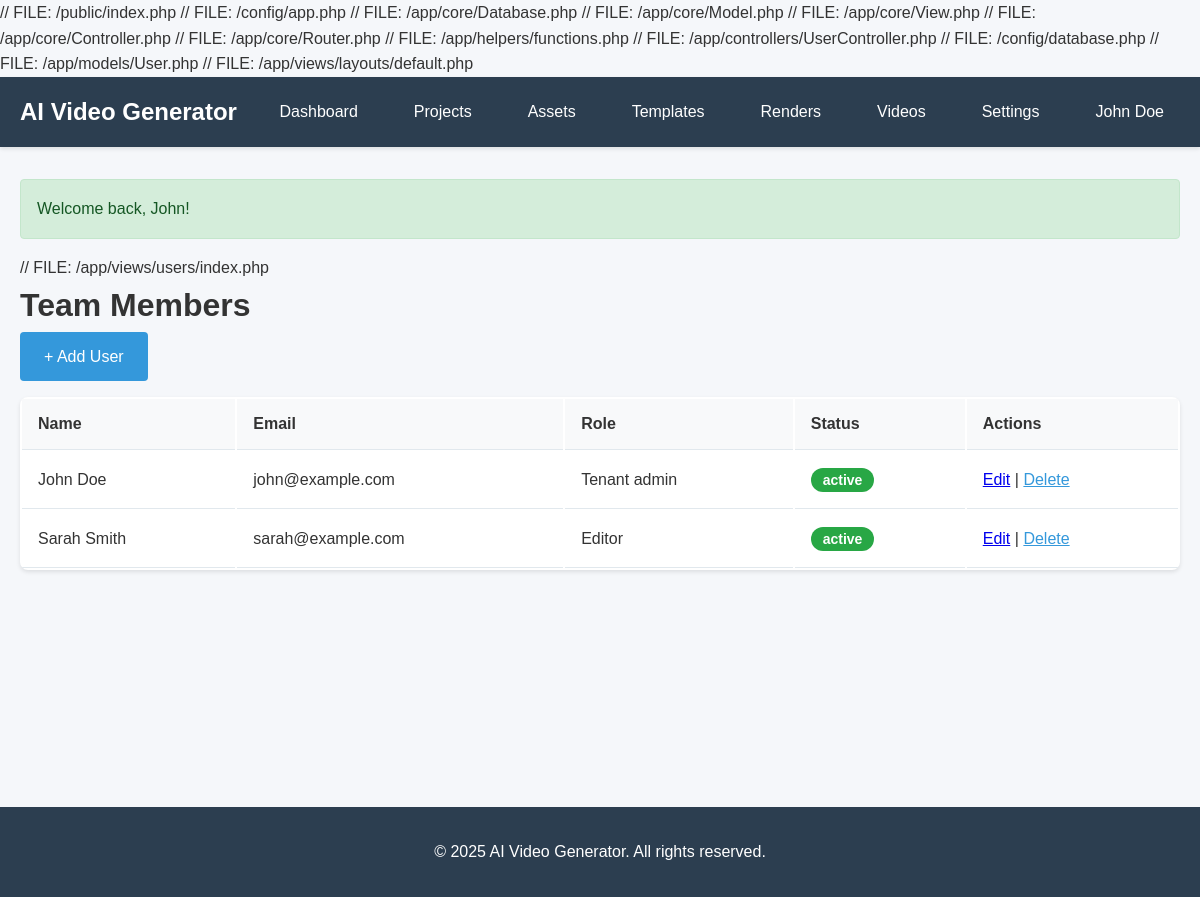
Page /users (signed in) on the committed database.
### tables this page shows
CREATE TABLE `users` (
  `id` INT UNSIGNED NOT NULL AUTO_INCREMENT,
  `tenant_id` INT UNSIGNED NOT NULL,
  `email` VARCHAR(255) NOT NULL,
  `password` VARCHAR(255) NOT NULL,
  `first_name` VARCHAR(100) NOT NULL,
  `last_name` VARCHAR(100) NOT NULL,
  `role` ENUM('platform_admin', 'tenant_admin', 'editor', 'viewer') DEFAULT 'editor',
  `status` ENUM('active', 'inactive') DEFAULT 'active',
  `last_login_at` TIMESTAMP NULL DEFAULT NULL,
  `created_at` TIMESTAMP DEFAULT CURRENT_TIMESTAMP,
  `updated_at` TIMESTAMP DEFAULT CURRENT_TIMESTAMP ON UPDATE CURRENT_TIMESTAMP,
  PRIMARY KEY (`id`),
  UNIQUE KEY `email` (`email`),
  KEY `tenant_id` (`tenant_id`),
  KEY `role` (`role`),
  CONSTRAINT `fk_users_tenant` FOREIGN KEY (`tenant_id`) REFERENCES `tenants` (`id`) ON DELETE CASCADE
);

### public/index.php (called while the page is built, shortened)
<?php
$config = require __DIR__ . '/../config/app.php';
require_once __DIR__ . '/../app/core/Database.php';
require_once __DIR__ . '/../app/core/Model.php';
require_once __DIR__ . '/../app/core/View.php';
require_once __DIR__ . '/../app/core/Controller.php';
require_once __DIR__ . '/../app/core/Router.php';
require_once __DIR__ . '/../app/helpers/functions.php';
$router = new Router();
$router->get('/', 'HomeController', 'index');
$router->get('/login', 'AuthController', 'login');
$router->post('/login', 'AuthController', 'loginPost');
$router->get('/register', 'AuthController', 'register');
$router->post('/register', 'AuthController', 'registerPost');
$router->get('/logout', 'AuthController', 'logout');
$router->get('/dashboard', 'DashboardController', 'index');
$router->get('/projects', 'ProjectController', 'index');
$router->get('/projects/create', 'ProjectController', 'create');
$router->post('/projects/create', 'ProjectController', 'store');
$router->get('/projects/:id', 'ProjectController', 'show');
$router->get('/projects/:id/edit', 'ProjectController', 'edit');
$router->post('/projects/:id/edit', 'ProjectController', 'update');
$router->post('/projects/:id/delete', 'ProjectController', 'delete');
$router->get('/projects/:id/scenes', 'SceneController', 'index');
$router->get('/projects/:id/scenes/create', 'SceneController', 'create');
$router->post('/projects/:id/scenes/create', 'SceneController', 'store');
$router->get('/scenes/:id/edit', 'SceneController', 'edit');
$router->post('/scenes/:id/edit', 'SceneController', 'update');
$router->post('/scenes/:id/delete', 'SceneController', 'delete');
$router->get('/assets', 'AssetController', 'index');
$router->get('/assets/upload', 'AssetController', 'upload');
$router->post('/assets/upload', 'AssetController', 'store');
$router->get('/assets/:id', 'AssetController', 'show');
$router->post('/assets/:id/delete', 'AssetController', 'delete');
$router->get('/templates', 'TemplateController', 'index');
$router->get('/templates/create', 'TemplateController', 'create');
$router->post('/templates/create', 'TemplateController', 'store');
$router->get('/templates/:id', 'TemplateController', 'show');
$router->post('/templates/:id/delete', 'TemplateController', 'delete');
$router->get('/renders', 'RenderController', 'index');
$router->get('/renders/create', 'RenderController', 'create');
$router->post('/renders/create', 'RenderController', 'store');
$router->get('/renders/:id', 'RenderController', 'show');
$router->post('/renders/:id/retry', 'RenderController', 'retry');
$router->get('/videos', 'VideoController', 'index');
$router->get('/videos/:id', 'VideoController', 'show');
$router->get('/videos/:id/download', 'VideoController', 'download');
$router->post('/videos/:id/duplicate', 'VideoController', 'duplicate');
$router->get('/tenant/settings', 'TenantController', 'settings');
$router->post('/tenant/settings', 'TenantController', 'updateSettings');
$router->get('/tenant/brand', 'TenantController', 'brand');
$router->post('/tenant/brand', 'TenantController', 'updateBrand');
$router->get('/users', 'UserController', 'index');
$router->get('/users/create', 'UserController', 'create');
$router->post('/users/create', 'UserController', 'store');
$router->get('/users/:id/edit', 'UserController', 'edit');
$router->post('/users/:id/edit', 'UserController', 'update');
$router->post('/users/:id/delete', 'UserController', 'delete');
$router->get('/subscription', 'SubscriptionController', 'index');
$router->get('/subscription/plans', 'SubscriptionController', 'plans');
$router->post('/subscription/subscribe', 'SubscriptionController', 'subscribe');
$router->get('/subscription/invoices', 'SubscriptionController', 'invoices');
$router->get('/subscription/usage', 'SubscriptionController', 'usage');
$router->get('/admin', 'AdminController', 'index');
$router->get('/admin/tenants', 'AdminController', 'tenants');
$router->get('/admin/plans', 'AdminController', 'plans');
$router->get('/admin/plans/create', 'AdminController', 'createPlan');
$router->post('/admin/plans/create', 'AdminController', 'storePlan');
$router->get('/api-keys', 'ApiKeyController', 'index');
$router->post('/api-keys/generate', 'ApiKeyController', 'generate');
$router->post('/api-keys/:id/revoke', 'ApiKeyController', 'revoke');
$router->post('/api/v1/render', 'ApiController', 'createRenderJob');
$router->get('/api/v1/render/:id', 'ApiController', 'getRenderJob');
$router->get('/analytics', 'AnalyticsController', 'index');
$router->get('/analytics/reports', 'AnalyticsController', 'reports');
$router->dispatch();

### app/views/users/index.php (the view, shortened to what this page needs)
// FILE: /app/views/users/index.php
<h1>Team Members</h1>
<a href="/users/create" class="btn btn-primary">+ Add User</a>
<table class="table">
    <tr><th>Name</th><th>Email</th><th>Role</th><th>Status</th><th>Actions</th></tr>
    <?php foreach ($users as $u): ?>
        <tr>
            <td><?php echo $this->escape($u['first_name'] . ' ' . $u['last_name']); ?></td>
            <td><?php echo $this->escape($u['email']); ?></td>
            <td><?php echo str_replace('_', ' ', ucwords($u['role'])); ?></td>
            <td><span class="badge badge-<?php echo $u['status']; ?>"><?php echo $u['status']; ?></span></td>
            <td>
                <a href="/users/<?php echo $u['id']; ?>/edit">Edit</a> |
                <form method="POST" action="/users/<?php echo $u['id']; ?>/delete" style="display:inline;">
                    <button type="submit" class="link-button">Delete</button>
                </form>
            </td>
        </tr>
    <?php endforeach; ?>
</table>

### public/css/style.css (style rules this page uses)
* { margin: 0; padding: 0; box-sizing: border-box; }
body { font-family: 'Arial', sans-serif; font-size: 16px; line-height: 1.6; color: #333; background: #f5f7fa; }
.btn { display: inline-block; padding: 0.75rem 1.5rem; border: none; border-radius: 4px; text-decoration: none; cursor: pointer; transition: all 0.3s; font-size: 1rem; }
.btn-primary { background: #3498db; color: white; }
.table { width: 100%; background: white; border-radius: 8px; overflow: hidden; box-shadow: 0 2px 4px rgba(0,0,0,0.1); margin: 1rem 0; }
.table th, .table td { padding: 1rem; text-align: left; border-bottom: 1px solid #e1e8ed; }
.table th { background: #f8f9fa; font-weight: bold; }
.badge { display: inline-block; padding: 0.25rem 0.75rem; border-radius: 12px; font-size: 0.875rem; font-weight: bold; }
.badge-success, .badge-active, .badge-completed, .badge-paid { background: #28a745; color: white; }
.link-button { background: none; border: none; color: #3498db; cursor: pointer; text-decoration: underline; padding: 0; font-size: inherit; }

### rows in the picture
users: $this->escape($u['first_name'] . ' ' . $u['last_name']) "John Doe", email "john@example.com", role "Tenant admin", status "active"
users: $this->escape($u['first_name'] . ' ' . $u['last_name']) "Sarah Smith", email "sarah@example.com", role "Editor", status "active"

### other values in the picture
$this->escape($_SESSION['user_name'] ?? 'User') "John Doe"
$flash "Welcome back, John!"
